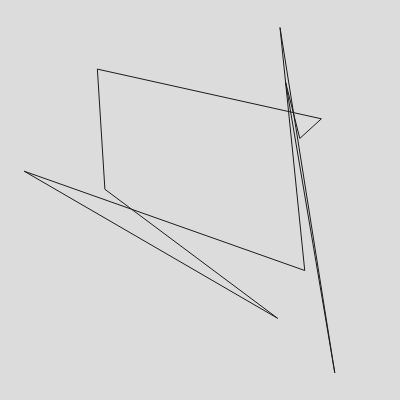
Frame 1 (no input)
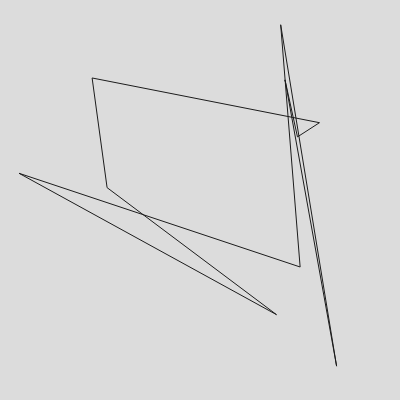
Frame 60 (no input)
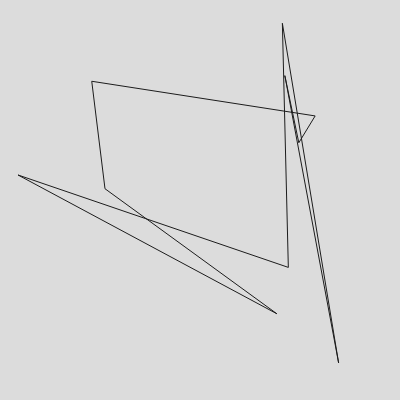
Frame 120 (the mouse pressed at the canvas centre since frame 60)

The p5.js sketch that drew these frames (run headless with seeded random() and noise() and a simulated clock; from frame 60 on, the mouse is pressed at the canvas centre):

// p5.js sketch
// ── sketch.js
let h = 400;
let w = 400;

let myballs = []

let t = 0;
let dt = 0.1;
function setup() {
  
  createCanvas(w, h);
  
  for (let i = 0; i < 10; i++){
    myballs.push(createVector(random(width), random(height)));
  }

}

function draw() {
  background(220);
  
  noFill()
  stroke(0)
  beginShape()
  for(let i in myballs){
    
    let ball = myballs[i]
    //ellipse(x,y, 20)
    stroke(0 + 255/i)
    vertex(ball.x, ball.y)
    let n = myballs.length
    ball.x = constrain(ball.x + (-1 + random()*2), 0, width)
    ball.y = constrain(ball.y + (-1 + random()*2), 0, height)
    //ball.y += (-1 + random()*2) * i/(n*2)
  
   }
  endShape(CLOSE);
  //t += dt
  
/*
  let ellipse_x = 100 ;
  let ellipse_y = height/2;
  
  radius = 100;

  stroke(0)
  strokeWeight(1);
  noFill();
  ellipse(ellipse_x, ellipse_y, radius/2)
  if (dist(mouseX, mouseY, ellipse_x, ellipse_y) < radius/4) {
    fill("green")
  } else {
    fill("red")
  }
  noStroke()
  ellipse(ellipse_x, ellipse_y, radius/2, radius/2)


  stroke("blue")
  strokeWeight(2)

  let start_x = 200;
  let start_y = 200;
  let end_x = 0;
  let end_y = height;
  line(mouseX, mouseY, ellipse_x, ellipse_y)

*/

}
